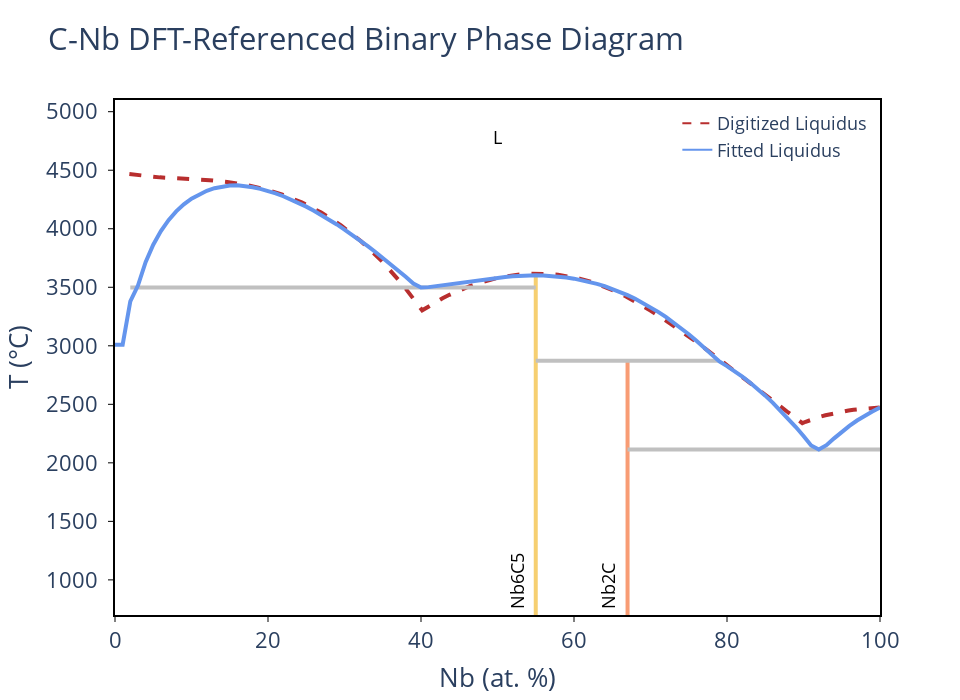
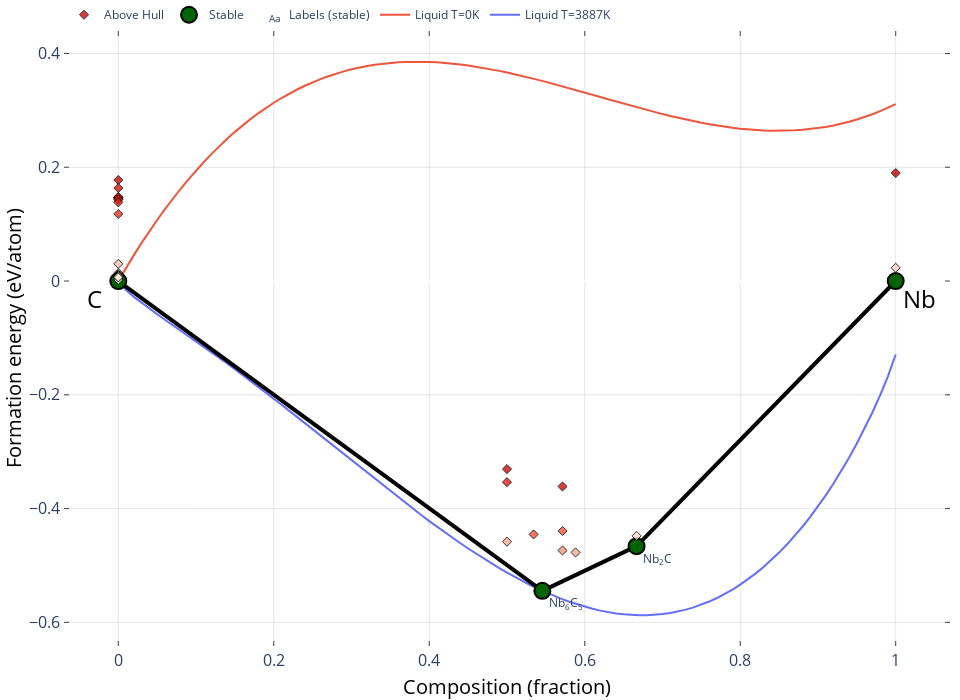
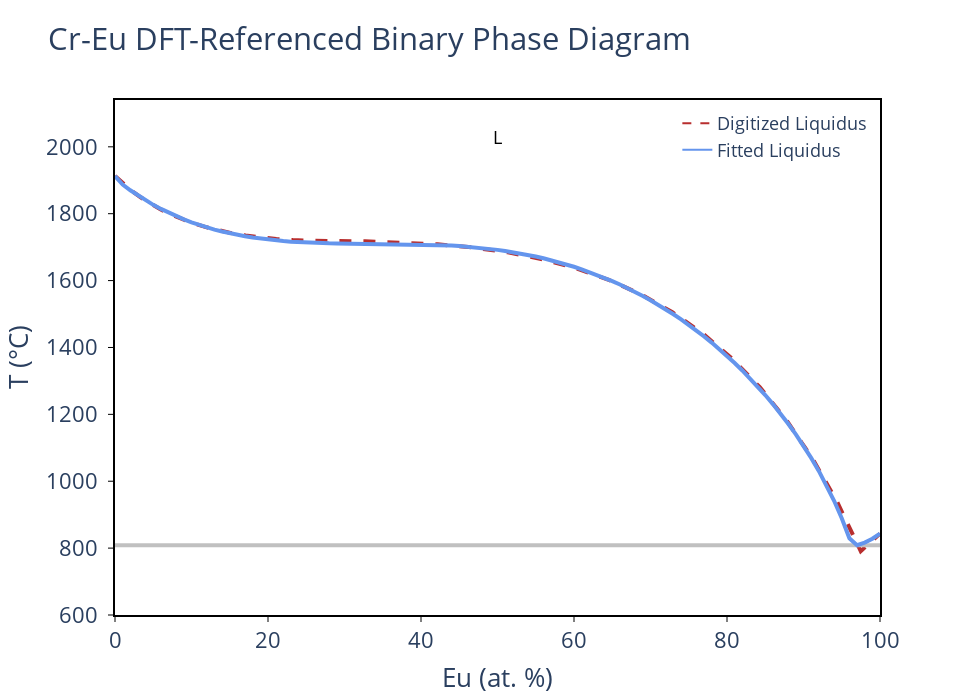
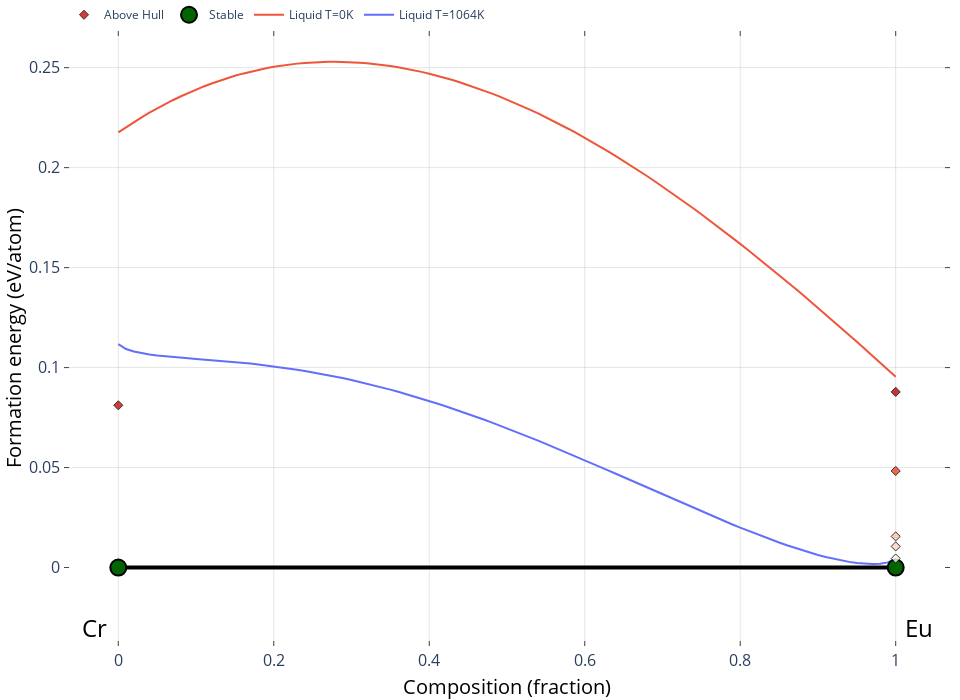

These figures' notebook cell, in order:
### Markdown cell above
Once the systems are fit, display the results with the plotting code

### Code cell
from gliquid.binary import a_sym, b_sym, c_sym, d_sym
import matplotlib.pyplot as plt

for sys_name, best_results in fitting_results.items():
    if not all(k in best_results for k in ['L0_a', 'L0_b', 'L1_a', 'L1_b']):
        continue
    bl = BinaryLiquid.from_cache(sys_name, param_format=param_format)
    bl.update_params((best_results['L0_a'], best_results['L0_b'], best_results['L1_a'], best_results['L1_b']))
    bl.nmpath = np.array(best_results.get('nmpath', []))
    print(f"Best fitted parameters for {sys_name}: {[float(f'{p:.2f}') for p in bl._params]}")
    print(f"MAE = {best_results['mae']:.2f}")
    print("L0 =", bl.eqs['l0'].subs({a_sym: int(bl.get_L0_a()), b_sym: round(bl.get_L0_b(), 2)}))
    print("L1 =", bl.eqs['l1'].subs({c_sym: int(bl.get_L1_a()), d_sym: round(bl.get_L1_b(), 2)}))
    blp = BLPlotter(bl)
    fig = blp.get_plot('nmp', plot_a_params=True) # If not specified or False, the default plot will show the Lb params
    plt.show() # Usually blp.show('nmp') works fine, but this is used to ensure the plot is displayed inline properly
    blp.show('fit+liq')
    blp.show('ch+g') # Specify specific temperatures for plotted liquid energy with t_vals and t_units arguments

### Figure 1 — Plotly figure (JSON) as saved in the notebook; plotly's stock layout.template omitted (floating-point values rounded to 4 significant figures)
{"data": [{"line": {"color": "#B82E2E", "dash": "dash", "width": 4}, "mode": "lines", "showlegend": false, "type": "scatter", "x": [1.877, 3.825, 5.851, 7.953, 10.12, 12.36, 14.66, 17.02, 19.44, 21.9, 24.41, 26.96, 29.54, 32.16, 34.81, 37.48, 40.16, 41.02, 41.92, 42.82, 43.71, 44.61, 45.5, 46.39, 47.28, 48.16, 49.04, 49.91, 50.77, 51.63, 52.49, 53.33, 54.17, 54.99, 56.46, 57.9, 59.32, 60.74, 62.17, 63.62, 65.12, 66.68, 68.32, 70.04, 71.87, 73.81, 75.9, 78.13, 80.53, 83.12, 85.9, 86.13, 86.37, 86.6, 86.84, 87.07, 87.31, 87.54, 87.77, 88.01, 88.24, 88.47, 88.7, 88.94, 89.17, 89.4, 89.63, 89.85, 90.28, 90.76, 91.26, 91.78, 92.32, 92.87, 93.44, 94.02, 94.63, 95.25, 95.88, 96.53, 97.2, 97.88, 98.57, 99.28, 99.96], "y": [4467.0, 4450.0, 4439.0, 4431.0, 4424.0, 4415.0, 4399.0, 4376.0, 4341.0, 4292.0, 4225.0, 4139.0, 4029.0, 3893.0, 3729.0, 3532.0, 3303.0, 3339.0, 3373.0, 3406.0, 3435.0, 3463.0, 3488.0, 3511.0, 3531.0, 3549.0, 3565.0, 3579.0, 3590.0, 3600.0, 3607.0, 3612.0, 3615.0, 3616.0, 3614.0, 3606.0, 3593.0, 3574.0, 3548.0, 3515.0, 3474.0, 3425.0, 3367.0, 3300.0, 3223.0, 3135.0, 3037.0, 2928.0, 2807.0, 2673.0, 2526.0, 2516.0, 2505.0, 2495.0, 2484.0, 2473.0, 2463.0, 2452.0, 2441.0, 2430.0, 2419.0, 2408.0, 2397.0, 2385.0, 2374.0, 2362.0, 2350.0, 2339.0, 2351.0, 2363.0, 2375.0, 2386.0, 2397.0, 2406.0, 2416.0, 2424.0, 2432.0, 2440.0, 2446.0, 2453.0, 2458.0, 2463.0, 2467.0, 2471.0, 2474.0]}, {"hovertemplate": "label=Nb6C5<br>x=%{x}<br>t=%{y}<extra></extra>", "legendgroup": "Nb6C5", "line": {"color": "rgb(246, 207, 113)", "dash": "solid", "width": 4}, "marker": {"symbol": "circle"}, "mode": "lines", "name": "Nb6C5", "orientation": "v", "showlegend": false, "type": "scatter", "x": [55.0, 55.0, 55.0, 55.0, 55.0, 55.0, 55.0, 55.0, 55.0, 55.0, 55.0, 55.0, 55.0, 55.0, 55.0, 55.0, 55.0, 55.0, 55.0, 55.0, 55.0, 55.0, 55.0, 55.0, 55.0, 55.0, 55.0, 55.0, 55.0, 55.0, 55.0, 55.0, 55.0, 55.0, 55.0, 55.0, 55.0, 55.0, 55.0, 55.0, 55.0, 55.0, 55.0, 55.0], "xaxis": "x", "y": [2872.0, 3546.0, 3486.0, 3290.0, 3401.0, 3151.0, 3044.0, 3099.0, 2986.0, 2925.0, 3501.0, 3498.0, 3010.0, 3378.0, 3574.0, 3561.0, 3529.0, 3509.0, 3367.0, 3330.0, 3461.0, 3433.0, 3247.0, 3200.0, 3584.0, 3539.0, 3529.0, 3510.0, 3520.0, 3548.0, 3557.0, 3574.0, 3566.0, 3597.0, 3591.0, 3601.0, 3602.0, 3601.0, 3602.0, 3598.0, 3593.0, 3581.0, 3588.0, -273.1], "yaxis": "y"}, {"hovertemplate": "label=Nb2C<br>x=%{x}<br>t=%{y}<extra></extra>", "legendgroup": "Nb2C", "line": {"color": "rgb(248, 156, 116)", "dash": "solid", "width": 4}, "marker": {"symbol": "circle"}, "mode": "lines", "name": "Nb2C", "orientation": "v", "showlegend": false, "type": "scatter", "x": [67, 67, 67, 67, 67, 67, 67, 67, 67, 67, 67, 67, 67, 67, 67, 67], "xaxis": "x", "y": [2113.0, 2872.0, 2783.0, 2866.0, 2826.0, 2632.0, 2513.0, 2574.0, 2148.0, 2229.0, 2306.0, 2736.0, 2686.0, 2447.0, 2378.0, -273.1], "yaxis": "y"}, {"hovertemplate": "x=%{x}<br>y=%{y}<extra></extra>", "legendgroup": "", "line": {"color": "Silver", "dash": "solid", "width": 4}, "marker": {"symbol": "circle"}, "mode": "lines", "name": "", "orientation": "v", "showlegend": false, "type": "scatter", "x": [67, 92, 100], "xaxis": "x", "y": [2113.0, 2113.0, 2113.0], "yaxis": "y"}, {"hovertemplate": "x=%{x}<br>y=%{y}<extra></extra>", "legendgroup": "", "line": {"color": "Silver", "dash": "solid", "width": 4}, "marker": {"symbol": "circle"}, "mode": "lines", "name": "", "orientation": "v", "showlegend": false, "type": "scatter", "x": [55.0, 67, 79], "xaxis": "x", "y": [2872.0, 2872.0, 2872.0], "yaxis": "y"}, {"hovertemplate": "x=%{x}<br>y=%{y}<extra></extra>", "legendgroup": "", "line": {"color": "Silver", "dash": "solid", "width": 4}, "marker": {"symbol": "circle"}, "mode": "lines", "name": "", "orientation": "v", "showlegend": false, "type": "scatter", "x": [2, 40, 55.0], "xaxis": "x", "y": [3498.0, 3498.0, 3498.0], "yaxis": "y"}, {"hovertemplate": "label=L<br>x=%{x}<br>t=%{y}<extra></extra>", "legendgroup": "L", "line": {"color": "cornflowerblue", "dash": "solid", "width": 4}, "marker": {"symbol": "circle"}, "mode": "lines", "name": "L", "orientation": "v", "showlegend": false, "type": "scatter", "x": [0, 1, 2, 3, 4, 5, 6, 7.0, 8, 9, 10, 11, 12, 13, 14.0, 15, 16, 17, 18, 19, 20, 21, 22, 23, 24, 25, 26, 27, 28.0, 29.0, 30, 31, 32, 33, 34, 35, 36, 37, 38, 39, 40, 41, 42, 43, 44, 45, 46, 47, 48, 49, 50, 51, 52, 53, 54, 55.0, 56.0, 57.0, 58.0, 59, 60, 61, 62, 63, 64, 65, 66, 67, 68, 69, 70, 71, 72, 73, 74, 75, 76, 77, 78, 79, 80, 81, 82, 83, 84, 85, 86, 87, 88, 89, 90, 91, 92, 93, 94, 95, 96, 97, 98, 99, 100], "xaxis": "x", "y": [3010.0, 3010.0, 3378.0, 3515.0, 3714.0, 3864.0, 3981.0, 4074.0, 4149.0, 4209.0, 4257.0, 4295.0, 4325.0, 4346.0, 4361.0, 4370.0, 4372.0, 4365.0, 4355.0, 4341.0, 4323.0, 4302.0, 4278.0, 4251.0, 4221.0, 4189.0, 4154.0, 4117.0, 4077.0, 4037.0, 3993.0, 3949.0, 3902.0, 3853.0, 3804.0, 3752.0, 3699.0, 3645.0, 3590.0, 3532.0, 3498.0, 3501.0, 3510.0, 3520.0, 3529.0, 3539.0, 3548.0, 3557.0, 3566.0, 3574.0, 3581.0, 3588.0, 3593.0, 3598.0, 3601.0, 3602.0, 3601.0, 3597.0, 3591.0, 3584.0, 3574.0, 3561.0, 3546.0, 3529.0, 3509.0, 3486.0, 3461.0, 3433.0, 3401.0, 3367.0, 3330.0, 3290.0, 3247.0, 3200.0, 3151.0, 3099.0, 3044.0, 2986.0, 2925.0, 2866.0, 2826.0, 2783.0, 2736.0, 2686.0, 2632.0, 2574.0, 2513.0, 2447.0, 2378.0, 2306.0, 2229.0, 2148.0, 2113.0, 2151.0, 2209.0, 2265.0, 2315.0, 2362.0, 2402.0, 2438.0, 2474.0], "yaxis": "y"}, {"line": {"color": "#B82E2E", "dash": "dash"}, "mode": "lines", "name": "Digitized Liquidus", "showlegend": true, "type": "scatter", "x": [null], "y": [null]}, {"marker": {"color": "cornflowerblue"}, "mode": "lines", "name": "Fitted Liquidus", "showlegend": true, "type": "scatter", "x": [null], "y": [null]}], "layout": {"annotations": [{"borderpad": 5, "font": {"color": "black", "size": 18}, "showarrow": false, "text": "Nb6C5", "textangle": -90, "x": 52.5, "y": 700, "yanchor": "bottom"}, {"borderpad": 5, "font": {"color": "black", "size": 18}, "showarrow": false, "text": "Nb2C", "textangle": -90, "x": 64.5, "y": 700, "yanchor": "bottom"}, {"font": {"color": "black", "size": 18}, "showarrow": false, "text": "L", "x": 50, "y": 4780}], "font": {"size": 22}, "height": 700, "legend": {"font": {"size": 18}, "x": 0.99, "xanchor": "right", "y": 0.99, "yanchor": "top"}, "plot_bgcolor": "white", "showlegend": true, "title": {"text": "C-Nb DFT-Referenced Binary Phase Diagram"}, "width": 960, "xaxis": {"linecolor": "black", "linewidth": 2, "mirror": true, "range": [0, 100], "showline": true, "tickcolor": "black", "tickformat": ".0f", "ticks": "outside", "title": {"text": "Nb (at. %)"}}, "yaxis": {"linecolor": "black", "linewidth": 2, "mirror": true, "range": [700, 5100], "showline": true, "tickcolor": "black", "ticks": "outside", "ticksuffix": " ", "title": {"text": "T (°C)"}}}}

### Figure 2 — Plotly figure (JSON) as saved in the notebook; plotly's stock layout.template omitted (floating-point values rounded to 4 significant figures)
{"data": [{"mode": "lines", "name": "Liquid T=3887K", "type": "scatter", "x": [0, 0.01, 0.02, 0.03, 0.04, 0.05, 0.06, 0.07, 0.08, 0.09, 0.1, 0.11, 0.12, 0.13, 0.14, 0.15, 0.16, 0.17, 0.18, 0.19, 0.2, 0.21, 0.22, 0.23, 0.24, 0.25, 0.26, 0.27, 0.28, 0.29, 0.3, 0.31, 0.32, 0.33, 0.34, 0.35, 0.36, 0.37, 0.38, 0.39, 0.4, 0.41, 0.42, 0.43, 0.44, 0.45, 0.46, 0.47, 0.48, 0.49, 0.5, 0.51, 0.52, 0.53, 0.54, 0.55, 0.56, 0.57, 0.58, 0.59, 0.6, 0.61, 0.62, 0.63, 0.64, 0.65, 0.66, 0.67, 0.68, 0.69, 0.7, 0.71, 0.72, 0.73, 0.74, 0.75, 0.76, 0.77, 0.78, 0.79, 0.8, 0.81, 0.82, 0.83, 0.84, 0.85, 0.86, 0.87, 0.88, 0.89, 0.9, 0.91, 0.92, 0.93, 0.94, 0.95, 0.96, 0.97, 0.98, 0.99, 1], "y": [0, -0.016, -0.02791, -0.0386, -0.04869, -0.05844, -0.068, -0.07749, -0.08695, -0.09644, -0.106, -0.1156, -0.1253, -0.1352, -0.1451, -0.1551, -0.1653, -0.1755, -0.1859, -0.1963, -0.2069, -0.2175, -0.2283, -0.239, -0.2499, -0.2608, -0.2717, -0.2827, -0.2936, -0.3046, -0.3156, -0.3265, -0.3374, -0.3483, -0.3591, -0.3699, -0.3805, -0.3911, -0.4015, -0.4118, -0.422, -0.432, -0.4418, -0.4515, -0.4609, -0.4702, -0.4792, -0.488, -0.4965, -0.5047, -0.5126, -0.5202, -0.5276, -0.5345, -0.5411, -0.5474, -0.5532, -0.5587, -0.5637, -0.5684, -0.5725, -0.5762, -0.5794, -0.5821, -0.5843, -0.5859, -0.587, -0.5875, -0.5874, -0.5868, -0.5855, -0.5835, -0.5809, -0.5776, -0.5736, -0.5689, -0.5634, -0.5572, -0.5502, -0.5424, -0.5338, -0.5243, -0.5139, -0.5027, -0.4905, -0.4774, -0.4633, -0.4481, -0.432, -0.4147, -0.3963, -0.3768, -0.356, -0.334, -0.3106, -0.2857, -0.2592, -0.231, -0.2007, -0.1677, -0.1291]}, {"mode": "lines", "name": "Liquid T=0K", "type": "scatter", "x": [0, 0.01, 0.02, 0.03, 0.04, 0.05, 0.06, 0.07, 0.08, 0.09, 0.1, 0.11, 0.12, 0.13, 0.14, 0.15, 0.16, 0.17, 0.18, 0.19, 0.2, 0.21, 0.22, 0.23, 0.24, 0.25, 0.26, 0.27, 0.28, 0.29, 0.3, 0.31, 0.32, 0.33, 0.34, 0.35, 0.36, 0.37, 0.38, 0.39, 0.4, 0.41, 0.42, 0.43, 0.44, 0.45, 0.46, 0.47, 0.48, 0.49, 0.5, 0.51, 0.52, 0.53, 0.54, 0.55, 0.56, 0.57, 0.58, 0.59, 0.6, 0.61, 0.62, 0.63, 0.64, 0.65, 0.66, 0.67, 0.68, 0.69, 0.7, 0.71, 0.72, 0.73, 0.74, 0.75, 0.76, 0.77, 0.78, 0.79, 0.8, 0.81, 0.82, 0.83, 0.84, 0.85, 0.86, 0.87, 0.88, 0.89, 0.9, 0.91, 0.92, 0.93, 0.94, 0.95, 0.96, 0.97, 0.98, 0.99, 1], "y": [0, 0.0232, 0.04551, 0.06696, 0.08756, 0.1073, 0.1263, 0.1444, 0.1617, 0.1783, 0.1941, 0.2092, 0.2235, 0.2371, 0.25, 0.2622, 0.2737, 0.2846, 0.2948, 0.3044, 0.3133, 0.3217, 0.3294, 0.3366, 0.3433, 0.3494, 0.3549, 0.36, 0.3645, 0.3685, 0.3721, 0.3752, 0.3779, 0.3802, 0.382, 0.3834, 0.3844, 0.3851, 0.3854, 0.3854, 0.385, 0.3844, 0.3834, 0.3821, 0.3806, 0.3788, 0.3768, 0.3745, 0.3721, 0.3694, 0.3665, 0.3635, 0.3604, 0.3571, 0.3536, 0.3501, 0.3464, 0.3427, 0.3389, 0.3351, 0.3312, 0.3273, 0.3234, 0.3194, 0.3156, 0.3117, 0.3079, 0.3041, 0.3005, 0.2969, 0.2934, 0.2901, 0.2869, 0.2838, 0.2809, 0.2782, 0.2757, 0.2734, 0.2713, 0.2694, 0.2678, 0.2665, 0.2654, 0.2646, 0.2642, 0.2641, 0.2643, 0.2648, 0.2658, 0.2671, 0.2688, 0.2709, 0.2735, 0.2765, 0.2799, 0.2838, 0.2882, 0.2931, 0.2985, 0.3045, 0.3109]}, {"hoverinfo": "none", "line": {"color": "black", "width": 4}, "mode": "lines", "showlegend": false, "type": "scatter", "x": [0.6667, 1, null, 0.6667, 0.5455, null, 0.5455, 0, null], "y": [-0.466, 0, null, -0.466, -0.5446, null, -0.5446, 0, null]}, {"hoverinfo": "skip", "mode": "text", "name": "Labels (stable)", "opacity": 1, "showlegend": true, "text": ["Nb<sub>2</sub>C", "Nb<sub>6</sub>C<sub>5</sub>"], "textposition": ["bottom right", "bottom right"], "type": "scatter", "visible": true, "x": [0.6747, 0.5535], "y": [-0.479, -0.5576]}, {"error_y": {"array": [0, 0, 0, 0], "color": "gray", "thickness": 2.5, "type": "data", "width": 5}, "hoverinfo": "text", "hoverlabel": {"font": {"size": 14}}, "hovertext": ["Nb<sub>2</sub>C (mp-569989-GGA) <br> -0.466 eV/atom (Stable)", "Nb (mp-75-GGA) <br> 0.0 eV/atom (Stable)", "Nb<sub>6</sub>C<sub>5</sub> (mp-2760-GGA) <br> -0.545 eV/atom (Stable)", "C (mp-2516584-GGA) <br> 0.0 eV/atom (Stable)"], "marker": {"color": "darkgreen", "line": {"color": "black", "width": 2}, "size": 16}, "mode": "markers", "name": "Stable", "opacity": 0.99, "showlegend": true, "type": "scatter", "x": [0.6667, 1, 0.5455, 0], "y": [-0.466, 0, -0.5446, 0]}, {"hoverinfo": "text", "hoverlabel": {"font": {"size": 14}}, "hovertext": ["C (mp-2647017-GGA) <br> 0.178 eV/atom (+0.178 eV/atom)", "C (mp-632329-GGA) <br> 0.014 eV/atom (+0.014 eV/atom)", "C (mp-990424-GGA) <br> 0.01 eV/atom (+0.01 eV/atom)", "C (mp-169-GGA) <br> 0.003 eV/atom (+0.003 eV/atom)", "C (mp-569567-GGA) <br> 0.146 eV/atom (+0.146 eV/atom)", "C (mp-569304-GGA) <br> 0.002 eV/atom (+0.002 eV/atom)", "C (mp-569517-GGA) <br> 0.147 eV/atom (+0.147 eV/atom)", "C (mp-569416-GGA) <br> 0.03 eV/atom (+0.03 eV/atom)", "C (mp-990448-GGA) <br> 0.009 eV/atom (+0.009 eV/atom)", "C (mp-568806-GGA) <br> 0.012 eV/atom (+0.012 eV/atom)", "C (mp-1040425-GGA) <br> 0.009 eV/atom (+0.009 eV/atom)", "C (mp-611448-GGA) <br> 0.144 eV/atom (+0.144 eV/atom)", "C (mp-997182-GGA) <br> 0.01 eV/atom (+0.01 eV/atom)", "C (mp-47-GGA) <br> 0.163 eV/atom (+0.163 eV/atom)", "C (mp-611426-GGA) <br> 0.148 eV/atom (+0.148 eV/atom)", "C (mp-606949-GGA) <br> 0.01 eV/atom (+0.01 eV/atom)", "C (mp-48-GGA) <br> 0.008 eV/atom (+0.008 eV/atom)", "C (mp-616440-GGA) <br> 0.143 eV/atom (+0.143 eV/atom)", "C (mp-66-GGA) <br> 0.138 eV/atom (+0.138 eV/atom)", "C (mp-568286-GGA) <br> 0.008 eV/atom (+0.008 eV/atom)", "C (mp-568363-GGA) <br> 0.008 eV/atom (+0.008 eV/atom)", "C (mp-937760-GGA) <br> 0.006 eV/atom (+0.006 eV/atom)", "C (mp-1096869-GGA) <br> 0.118 eV/atom (+0.118 eV/atom)", "Nb (mp-1094120-GGA) <br> 0.19 eV/atom (+0.19 eV/atom)", "Nb (mp-1104341-GGA) <br> 0.023 eV/atom (+0.023 eV/atom)", "NbC (mp-1094093-GGA) <br> -0.354 eV/atom (+0.146 eV/atom)", "NbC (mp-999388-GGA) <br> -0.331 eV/atom (+0.169 eV/atom)", "NbC (mp-910-GGA) <br> -0.458 eV/atom (+0.041 eV/atom)", "Nb<sub>2</sub>C (mp-2318-GGA) <br> -0.448 eV/atom (+0.018 eV/atom)", "Nb<sub>4</sub>C<sub>3</sub> (mp-1220501-GGA) <br> -0.439 eV/atom (+0.088 eV/atom)", "Nb<sub>4</sub>C<sub>3</sub> (mp-1220515-GGA) <br> -0.474 eV/atom (+0.054 eV/atom)", "Nb<sub>4</sub>C<sub>3</sub> (mp-15660-GGA) <br> -0.361 eV/atom (+0.167 eV/atom)", "Nb<sub>10</sub>C<sub>7</sub> (mp-32679-GGA) <br> -0.477 eV/atom (+0.04 eV/atom)", "Nb<sub>39</sub>C<sub>34</sub> (mp-1173628-GGA) <br> -0.445 eV/atom (+0.088 eV/atom)"], "marker": {"color": [0.178, 0.014, 0.01, 0.003, 0.146, 0.002, 0.147, 0.03, 0.009, 0.012, 0.009, 0.144, 0.01, 0.163, 0.148, 0.01, 0.008, 0.143, 0.138, 0.008, 0.008, 0.006, 0.118, 0.19, 0.023, 0.146, 0.169, 0.041, 0.018, 0.088, 0.054, 0.167, 0.04, 0.088], "colorscale": [[0, "#fff5e3"], [0.5, "#f24324"], [1, "#c40000"]], "line": {"color": "black", "width": 1}, "opacity": 0.8, "size": 7, "symbol": "diamond"}, "mode": "markers", "name": "Above Hull", "showlegend": true, "type": "scatter", "x": [0, 0, 0, 0, 0, 0, 0, 0, 0, 0, 0, 0, 0, 0, 0, 0, 0, 0, 0, 0, 0, 0, 0, 1, 1, 0.5, 0.5, 0.5, 0.6667, 0.5714, 0.5714, 0.5714, 0.5882, 0.5342], "y": [0.1776, 0.01411, 0.009773, 0.003222, 0.1462, 0.001885, 0.1466, 0.03019, 0.009137, 0.01194, 0.00948, 0.1445, 0.009641, 0.1634, 0.1477, 0.01024, 0.008368, 0.143, 0.1383, 0.008189, 0.008254, 0.006056, 0.1179, 0.1897, 0.02321, -0.3536, -0.3307, -0.4582, -0.4479, -0.4393, -0.4737, -0.3611, -0.4771, -0.4454]}], "layout": {"annotations": [{"align": "center", "font": {"color": "#000000", "size": 24}, "opacity": 1, "showarrow": false, "text": "Nb", "x": 1.03, "xref": "x", "y": -0.03, "yref": "y"}, {"align": "center", "font": {"color": "#000000", "size": 24}, "opacity": 1, "showarrow": false, "text": "C", "x": -0.03, "xref": "x", "y": -0.03, "yref": "y"}], "autosize": true, "coloraxis": {"colorbar": {"x": 1, "y": 0.05, "yanchor": "top"}}, "height": 700, "hovermode": "closest", "legend": {"orientation": "h", "tracegroupgap": 7, "traceorder": "reversed", "x": 0, "xanchor": "left", "y": 1.05}, "margin": {"b": 10, "l": 10, "pad": 0, "r": 10, "t": 0}, "paper_bgcolor": "white", "plot_bgcolor": "white", "showlegend": true, "width": 960, "xaxis": {"anchor": "y", "gridcolor": "rgba(0,0,0,0.1)", "mirror": "ticks", "nticks": 8, "showgrid": true, "showline": true, "side": "bottom", "tickfont": {"size": 16}, "ticks": "inside", "title": {"font": {"color": "#000000", "size": 20}, "text": "Composition (fraction)"}, "type": "linear", "zeroline": false}, "yaxis": {"anchor": "x", "gridcolor": "rgba(0,0,0,0.1)", "mirror": "ticks", "showgrid": true, "showline": true, "side": "left", "tickfont": {"size": 16}, "ticks": "inside", "title": {"font": {"color": "#000000", "size": 20}, "text": "Formation energy (eV/atom)"}, "type": "linear"}}}

### Figure 3 — Plotly figure (JSON) as saved in the notebook; plotly's stock layout.template omitted (floating-point values rounded to 4 significant figures)
{"data": [{"line": {"color": "#B82E2E", "dash": "dash", "width": 4}, "mode": "lines", "showlegend": false, "type": "scatter", "x": [0, 1.061, 2.175, 3.345, 4.576, 5.871, 7.235, 8.671, 10.18, 11.78, 13.45, 15.22, 17.08, 19.03, 21.09, 23.24, 25.51, 27.89, 32.7, 37.46, 42.16, 46.8, 51.37, 55.85, 60.25, 64.54, 68.74, 72.81, 76.77, 80.6, 84.28, 87.82, 91.21, 94.43, 97.48, 100], "y": [1912.0, 1890.0, 1869.0, 1849.0, 1831.0, 1814.0, 1798.0, 1784.0, 1772.0, 1760.0, 1751.0, 1742, 1735.0, 1729.0, 1724.0, 1721.0, 1719, 1718.0, 1717.0, 1715.0, 1709.0, 1699.0, 1684.0, 1664.0, 1637.0, 1602.0, 1559.0, 1506.0, 1443.0, 1368.0, 1281.0, 1181.0, 1066.0, 936.7, 790.9, 843.4]}, {"hovertemplate": "x=%{x}<br>y=%{y}<extra></extra>", "legendgroup": "", "line": {"color": "Silver", "dash": "solid", "width": 4}, "marker": {"symbol": "circle"}, "mode": "lines", "name": "", "orientation": "v", "showlegend": false, "type": "scatter", "x": [0, 97, 100], "xaxis": "x", "y": [808.9, 808.9, 808.9], "yaxis": "y"}, {"hovertemplate": "label=L<br>x=%{x}<br>t=%{y}<extra></extra>", "legendgroup": "L", "line": {"color": "cornflowerblue", "dash": "solid", "width": 4}, "marker": {"symbol": "circle"}, "mode": "lines", "name": "L", "orientation": "v", "showlegend": false, "type": "scatter", "x": [0, 1, 2, 3, 4, 5, 6, 7.0, 8, 9, 10, 11, 12, 13, 14.0, 15, 16, 17, 18, 19, 20, 21, 22, 23, 24, 25, 26, 27, 28.0, 29.0, 30, 31, 32, 33, 34, 35, 36, 37, 38, 39, 40, 41, 42, 43, 44, 45, 46, 47, 48, 49, 50, 51, 52, 53, 54, 55.0, 56.0, 57.0, 58.0, 59, 60, 61, 62, 63, 64, 65, 66, 67, 68, 69, 70, 71, 72, 73, 74, 75, 76, 77, 78, 79, 80, 81, 82, 83, 84, 85, 86, 87, 88, 89, 90, 91, 92, 93, 94, 95, 96, 97, 98, 99, 100], "xaxis": "x", "y": [1912.0, 1887.0, 1870.0, 1854.0, 1840.0, 1827.0, 1814.0, 1803.0, 1793.0, 1783.0, 1774.0, 1766.0, 1759.0, 1752.0, 1747.0, 1741.0, 1737.0, 1732.0, 1729.0, 1725.0, 1723.0, 1720.0, 1718.0, 1716.0, 1715.0, 1714.0, 1713.0, 1712.0, 1712.0, 1711.0, 1711.0, 1711.0, 1711.0, 1710.0, 1710.0, 1710.0, 1710.0, 1710.0, 1710.0, 1709.0, 1709.0, 1708.0, 1707.0, 1706.0, 1705.0, 1703.0, 1702.0, 1700.0, 1697.0, 1695.0, 1692.0, 1689.0, 1685.0, 1681.0, 1677.0, 1672.0, 1667.0, 1661.0, 1655.0, 1648.0, 1641.0, 1634.0, 1626.0, 1617.0, 1608.0, 1599.0, 1588.0, 1577.0, 1566.0, 1554.0, 1541.0, 1528.0, 1514.0, 1499.0, 1484.0, 1468.0, 1451.0, 1433.0, 1415.0, 1395.0, 1375.0, 1354.0, 1331.0, 1308.0, 1283.0, 1258.0, 1231.0, 1202.0, 1172.0, 1140.0, 1106.0, 1070.0, 1031.0, 988.3, 941.7, 889.5, 829.5, 808.9, 816.7, 828.0, 843.4], "yaxis": "y"}, {"line": {"color": "#B82E2E", "dash": "dash"}, "mode": "lines", "name": "Digitized Liquidus", "showlegend": true, "type": "scatter", "x": [null], "y": [null]}, {"marker": {"color": "cornflowerblue"}, "mode": "lines", "name": "Fitted Liquidus", "showlegend": true, "type": "scatter", "x": [null], "y": [null]}], "layout": {"annotations": [{"font": {"color": "black", "size": 18}, "showarrow": false, "text": "L", "x": 50, "y": 2028}], "font": {"size": 22}, "height": 700, "legend": {"font": {"size": 18}, "x": 0.99, "xanchor": "right", "y": 0.99, "yanchor": "top"}, "plot_bgcolor": "white", "showlegend": true, "title": {"text": "Cr-Eu DFT-Referenced Binary Phase Diagram"}, "width": 960, "xaxis": {"linecolor": "black", "linewidth": 2, "mirror": true, "range": [0, 100], "showline": true, "tickcolor": "black", "tickformat": ".0f", "ticks": "outside", "title": {"text": "Eu (at. %)"}}, "yaxis": {"linecolor": "black", "linewidth": 2, "mirror": true, "range": [600, 2140], "showline": true, "tickcolor": "black", "ticks": "outside", "ticksuffix": " ", "title": {"text": "T (°C)"}}}}

### Figure 4 — Plotly figure (JSON) as saved in the notebook; plotly's stock layout.template omitted (floating-point values rounded to 4 significant figures)
{"data": [{"mode": "lines", "name": "Liquid T=1064K", "type": "scatter", "x": [0, 0.01, 0.02, 0.03, 0.04, 0.05, 0.06, 0.07, 0.08, 0.09, 0.1, 0.11, 0.12, 0.13, 0.14, 0.15, 0.16, 0.17, 0.18, 0.19, 0.2, 0.21, 0.22, 0.23, 0.24, 0.25, 0.26, 0.27, 0.28, 0.29, 0.3, 0.31, 0.32, 0.33, 0.34, 0.35, 0.36, 0.37, 0.38, 0.39, 0.4, 0.41, 0.42, 0.43, 0.44, 0.45, 0.46, 0.47, 0.48, 0.49, 0.5, 0.51, 0.52, 0.53, 0.54, 0.55, 0.56, 0.57, 0.58, 0.59, 0.6, 0.61, 0.62, 0.63, 0.64, 0.65, 0.66, 0.67, 0.68, 0.69, 0.7, 0.71, 0.72, 0.73, 0.74, 0.75, 0.76, 0.77, 0.78, 0.79, 0.8, 0.81, 0.82, 0.83, 0.84, 0.85, 0.86, 0.87, 0.88, 0.89, 0.9, 0.91, 0.92, 0.93, 0.94, 0.95, 0.96, 0.97, 0.98, 0.99, 1], "y": [0.1117, 0.1093, 0.108, 0.1072, 0.1065, 0.106, 0.1056, 0.1053, 0.1049, 0.1046, 0.1043, 0.104, 0.1037, 0.1034, 0.1031, 0.1028, 0.1024, 0.102, 0.1016, 0.1011, 0.1006, 0.1001, 0.09953, 0.09894, 0.09831, 0.09764, 0.09694, 0.0962, 0.09542, 0.09461, 0.09376, 0.09287, 0.09195, 0.09099, 0.08999, 0.08896, 0.08789, 0.08679, 0.08565, 0.08449, 0.08328, 0.08205, 0.08078, 0.07949, 0.07816, 0.07681, 0.07543, 0.07402, 0.07258, 0.07112, 0.06963, 0.06812, 0.06659, 0.06504, 0.06346, 0.06187, 0.06026, 0.05863, 0.05699, 0.05533, 0.05366, 0.05198, 0.05029, 0.04859, 0.04688, 0.04517, 0.04345, 0.04173, 0.04, 0.03828, 0.03656, 0.03484, 0.03313, 0.03143, 0.02974, 0.02806, 0.0264, 0.02475, 0.02312, 0.02151, 0.01993, 0.01837, 0.01685, 0.01536, 0.01391, 0.0125, 0.01114, 0.009838, 0.00859, 0.007409, 0.006301, 0.005275, 0.004344, 0.003521, 0.002822, 0.002272, 0.001902, 0.001761, 0.001928, 0.002573, 0.004489]}, {"mode": "lines", "name": "Liquid T=0K", "type": "scatter", "x": [0, 0.01, 0.02, 0.03, 0.04, 0.05, 0.06, 0.07, 0.08, 0.09, 0.1, 0.11, 0.12, 0.13, 0.14, 0.15, 0.16, 0.17, 0.18, 0.19, 0.2, 0.21, 0.22, 0.23, 0.24, 0.25, 0.26, 0.27, 0.28, 0.29, 0.3, 0.31, 0.32, 0.33, 0.34, 0.35, 0.36, 0.37, 0.38, 0.39, 0.4, 0.41, 0.42, 0.43, 0.44, 0.45, 0.46, 0.47, 0.48, 0.49, 0.5, 0.51, 0.52, 0.53, 0.54, 0.55, 0.56, 0.57, 0.58, 0.59, 0.6, 0.61, 0.62, 0.63, 0.64, 0.65, 0.66, 0.67, 0.68, 0.69, 0.7, 0.71, 0.72, 0.73, 0.74, 0.75, 0.76, 0.77, 0.78, 0.79, 0.8, 0.81, 0.82, 0.83, 0.84, 0.85, 0.86, 0.87, 0.88, 0.89, 0.9, 0.91, 0.92, 0.93, 0.94, 0.95, 0.96, 0.97, 0.98, 0.99, 1], "y": [0.2177, 0.2203, 0.2228, 0.2252, 0.2275, 0.2297, 0.2317, 0.2337, 0.2356, 0.2374, 0.239, 0.2406, 0.2421, 0.2435, 0.2447, 0.2459, 0.247, 0.248, 0.2489, 0.2497, 0.2504, 0.251, 0.2516, 0.252, 0.2524, 0.2527, 0.2528, 0.2529, 0.253, 0.2529, 0.2527, 0.2525, 0.2522, 0.2518, 0.2514, 0.2508, 0.2502, 0.2495, 0.2487, 0.2479, 0.247, 0.246, 0.2449, 0.2438, 0.2426, 0.2413, 0.24, 0.2386, 0.2372, 0.2356, 0.2341, 0.2324, 0.2307, 0.2289, 0.2271, 0.2252, 0.2233, 0.2213, 0.2192, 0.2171, 0.2149, 0.2127, 0.2104, 0.2081, 0.2058, 0.2033, 0.2009, 0.1984, 0.1958, 0.1932, 0.1906, 0.1879, 0.1851, 0.1824, 0.1796, 0.1767, 0.1738, 0.1709, 0.1679, 0.1649, 0.1619, 0.1588, 0.1557, 0.1526, 0.1494, 0.1462, 0.143, 0.1398, 0.1365, 0.1332, 0.1299, 0.1265, 0.1231, 0.1198, 0.1163, 0.1129, 0.1094, 0.106, 0.1025, 0.09898, 0.09546]}, {"hoverinfo": "none", "line": {"color": "black", "width": 4}, "mode": "lines", "showlegend": false, "type": "scatter", "x": [0, 1, null], "y": [0, 0, null]}, {"hoverinfo": "skip", "mode": "text", "name": "Labels (stable)", "opacity": 1, "showlegend": true, "text": [], "textposition": [], "type": "scatter", "visible": true, "x": [], "y": []}, {"error_y": {"array": [0, 0], "color": "gray", "thickness": 2.5, "type": "data", "width": 5}, "hoverinfo": "text", "hoverlabel": {"font": {"size": 14}}, "hovertext": ["Cr (mp-90-GGA) <br> 0.0 eV/atom (Stable)", "Eu (mp-623532-GGA) <br> 0.0 eV/atom (Stable)"], "marker": {"color": "darkgreen", "line": {"color": "black", "width": 2}, "size": 16}, "mode": "markers", "name": "Stable", "opacity": 0.99, "showlegend": true, "type": "scatter", "x": [0, 1], "y": [0, 0]}, {"hoverinfo": "text", "hoverlabel": {"font": {"size": 14}}, "hovertext": ["Cr (mp-17-GGA) <br> 0.081 eV/atom (+0.081 eV/atom)", "Eu (mp-1077457-GGA) <br> 0.088 eV/atom (+0.088 eV/atom)", "Eu (mp-1184367-GGA) <br> 0.004 eV/atom (+0.004 eV/atom)", "Eu (mp-21462-GGA) <br> 0.011 eV/atom (+0.011 eV/atom)", "Eu (mp-20071-GGA) <br> 0.048 eV/atom (+0.048 eV/atom)", "Eu (mp-1057315-GGA) <br> 0.016 eV/atom (+0.016 eV/atom)"], "marker": {"color": [0.081, 0.088, 0.004, 0.011, 0.048, 0.016], "colorscale": [[0, "#fff5e3"], [0.5, "#f24324"], [1, "#c40000"]], "line": {"color": "black", "width": 1}, "opacity": 0.8, "size": 7, "symbol": "diamond"}, "mode": "markers", "name": "Above Hull", "showlegend": true, "type": "scatter", "x": [0, 1, 1, 1, 1, 1], "y": [0.08113, 0.08785, 0.004487, 0.01055, 0.0483, 0.01558]}], "layout": {"annotations": [{"align": "center", "font": {"color": "#000000", "size": 24}, "opacity": 1, "showarrow": false, "text": "Cr", "x": -0.03, "xref": "x", "y": -0.03, "yref": "y"}, {"align": "center", "font": {"color": "#000000", "size": 24}, "opacity": 1, "showarrow": false, "text": "Eu", "x": 1.03, "xref": "x", "y": -0.03, "yref": "y"}], "autosize": true, "coloraxis": {"colorbar": {"x": 1, "y": 0.05, "yanchor": "top"}}, "height": 700, "hovermode": "closest", "legend": {"orientation": "h", "tracegroupgap": 7, "traceorder": "reversed", "x": 0, "xanchor": "left", "y": 1.05}, "margin": {"b": 10, "l": 10, "pad": 0, "r": 10, "t": 0}, "paper_bgcolor": "white", "plot_bgcolor": "white", "showlegend": true, "width": 960, "xaxis": {"anchor": "y", "gridcolor": "rgba(0,0,0,0.1)", "mirror": "ticks", "nticks": 8, "showgrid": true, "showline": true, "side": "bottom", "tickfont": {"size": 16}, "ticks": "inside", "title": {"font": {"color": "#000000", "size": 20}, "text": "Composition (fraction)"}, "type": "linear", "zeroline": false}, "yaxis": {"anchor": "x", "gridcolor": "rgba(0,0,0,0.1)", "mirror": "ticks", "showgrid": true, "showline": true, "side": "left", "tickfont": {"size": 16}, "ticks": "inside", "title": {"font": {"color": "#000000", "size": 20}, "text": "Formation energy (eV/atom)"}, "type": "linear"}}}
